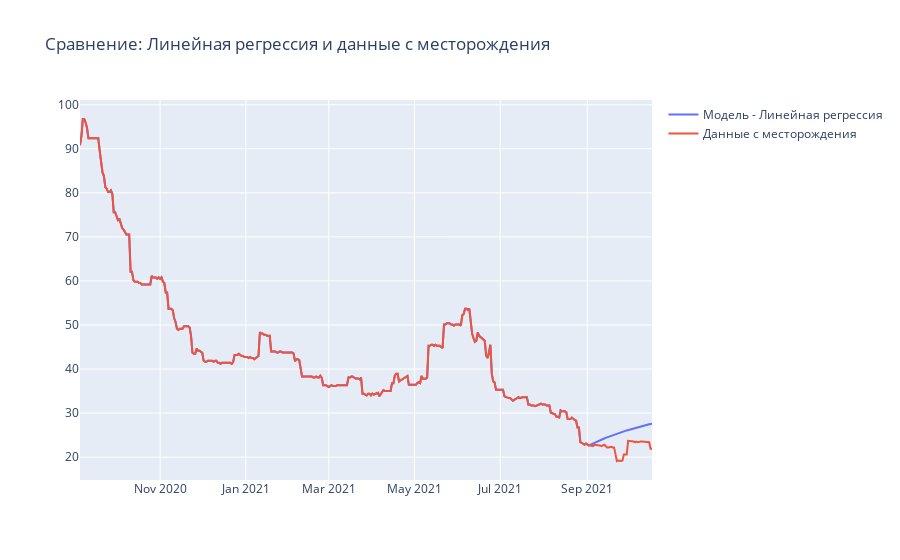

This figure's notebook cell:
### Code cell
from functions.graph_with_prediction import graph_with_prediction
graph_with_prediction(y_train=y_train, y_test=y_test, answer_model=answer, model_name='Линейная регрессия')

### Figure 1 — Plotly figure (JSON) as saved in the notebook; plotly's stock layout.template omitted (floating-point values rounded to 4 significant figures; data arrays with more than 128 entries replaced by an {"elided": "..."} marker saying what was removed)
{"data": [{"mode": "lines", "name": "Модель - Линейная регрессия", "type": "scatter", "x": {"elided": "408 str values"}, "y": {"elided": "408 float values"}}, {"mode": "lines", "name": "Данные с месторождения", "type": "scatter", "x": {"elided": "408 str values"}, "y": {"elided": "408 float values"}}], "layout": {"title": {"text": "Сравнение: Линейная регрессия и данные с месторождения"}}}
